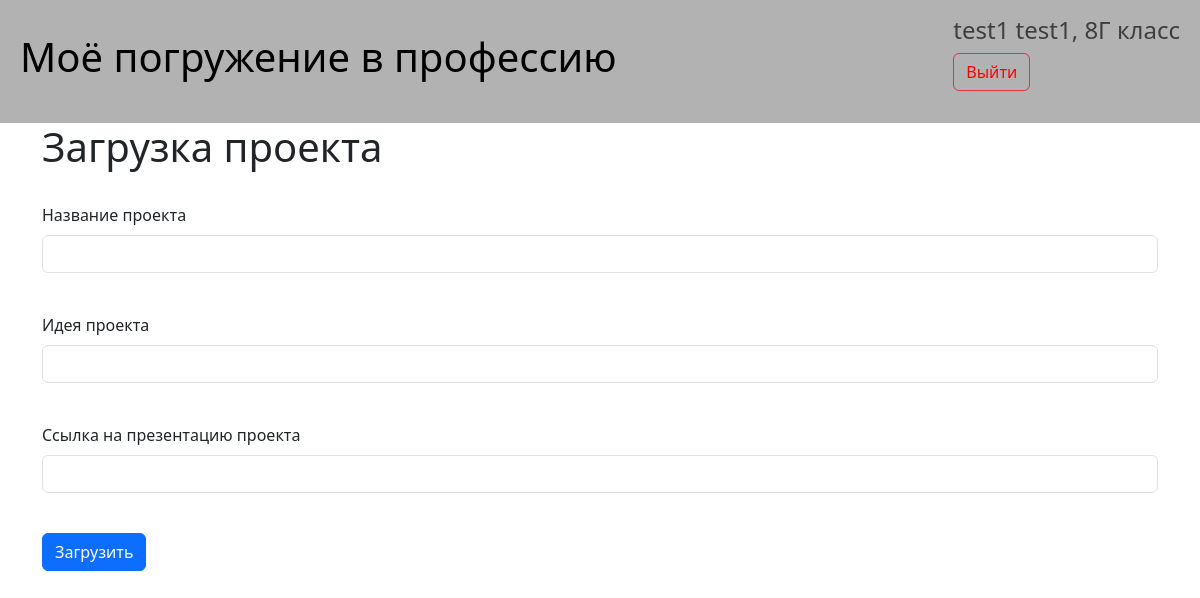
Screenshot of /upload (signed in) with the database file from the repository.
### data/users.py (models this page shows, shortened)
class User(SQL_BASE, UserMixin):
    __tablename__ = 'users'
    id = sql.Column(sql.Integer, primary_key=True, autoincrement=True)
    login = sql.Column(sql.String, nullable=False)
    surname = sql.Column(sql.String, nullable=False)
    name = sql.Column(sql.String, nullable=False)
    patronymic = sql.Column(sql.String, nullable=True)
    grade = sql.Column(sql.String, nullable=False)
    password = sql.Column(sql.String, nullable=True)
    access_level = sql.Column(sql.Integer, nullable=False)
    projects = orm.relation("Project", back_populates="user")

### main.py (the view, shortened to what this page needs)
@app.route("/upload", methods=["GET", "POST"])
def upload():
    params = {}
    form = UploadProjectForm()
    return render_template("upload.html", title="Загрузка проекта", form=form, **params)  # TODO: html

### forms.py
class UploadProjectForm(FlaskForm):
    title = StringField("Название проекта", validators=[DataRequired()])
    idea = StringField("Идея проекта", validators=[DataRequired()])
    presentation = StringField("Ссылка на презентацию проекта", validators=[DataRequired()])
    submit = SubmitField("Загрузить")

### data/db_session.py (called while the page is built)
def create_session():
    global __factory
    return __factory()

### main.py (called while the page is built)
@login_manager.user_loader
def load_user(user_id):
    session = db_session.create_session()
    return session.query(users.User).get(user_id)

### templates/upload.html (shortened to what this page needs)
<!DOCTYPE html>
<html lang="en">
<head>
    <link rel="stylesheet"
          href="https://stackpath.bootstrapcdn.com/bootstrap/4.4.1/css/bootstrap.min.css"
>
</head>
<body>
    {% extends "base.html" %}
    {% block content %}
    <form action="" method="post">
        <h1>Загрузка проекта</h1><br>
        <p>
            {{ form.title.label }}<br>
            {{ form.title(class="form-control") }}<br>
        </p>
        <p>
            {{ form.idea.label }}<br>
            {{ form.idea(class="form-control") }}<br>
        </p>
        <p>
            {{ form.presentation.label }}<br>
            {{ form.presentation(class="form-control") }}<br>
        </p>
        <p>{{ form.submit(type="submit", class="btn btn-primary") }}</p>
    </form>
    {% endblock %}

### templates/base.html (shortened to what this page needs)
<!DOCTYPE html>
<html lang="en">
<head>
    <link href="https://cdn.jsdelivr.net/npm/bootstrap@5.3.0-alpha1/dist/css/bootstrap.min.css"
          rel="stylesheet"
>
</head>
<body>
    <nav class="navbar navbar-primary" style="background-color: #b2b2b2;">
        <a class="navbar-brand" href="/" style="margin-left: 20px"><h1>Моё погружение в профессию</h1></a>
        {% if current_user.is_authenticated %}
            <span class="navbar-text">
                <h4 style="margin-right: 20px">{{current_user.name}} {{current_user.surname}}, {{current_user.grade}} класс</h4>
                <p><a class="btn btn-outline-danger " href="/logout"><font color="red">Выйти</font></a></p>
            </span>
        {% else %}
            <div>
                <a class="btn btn-outline-danger" href="/register">Зарегистрироваться</a>
                <a class="btn btn-outline-success" href="/login" style="margin-right: 20px">Войти</a>
            </div>
        {% endif %}
    </nav>
    <main role="main" class="container">
        {% block content %}{% endblock %}
    </main>
</body>
</html>

### rows the page displays
User: name "test1", surname "test1", grade "8Г"
